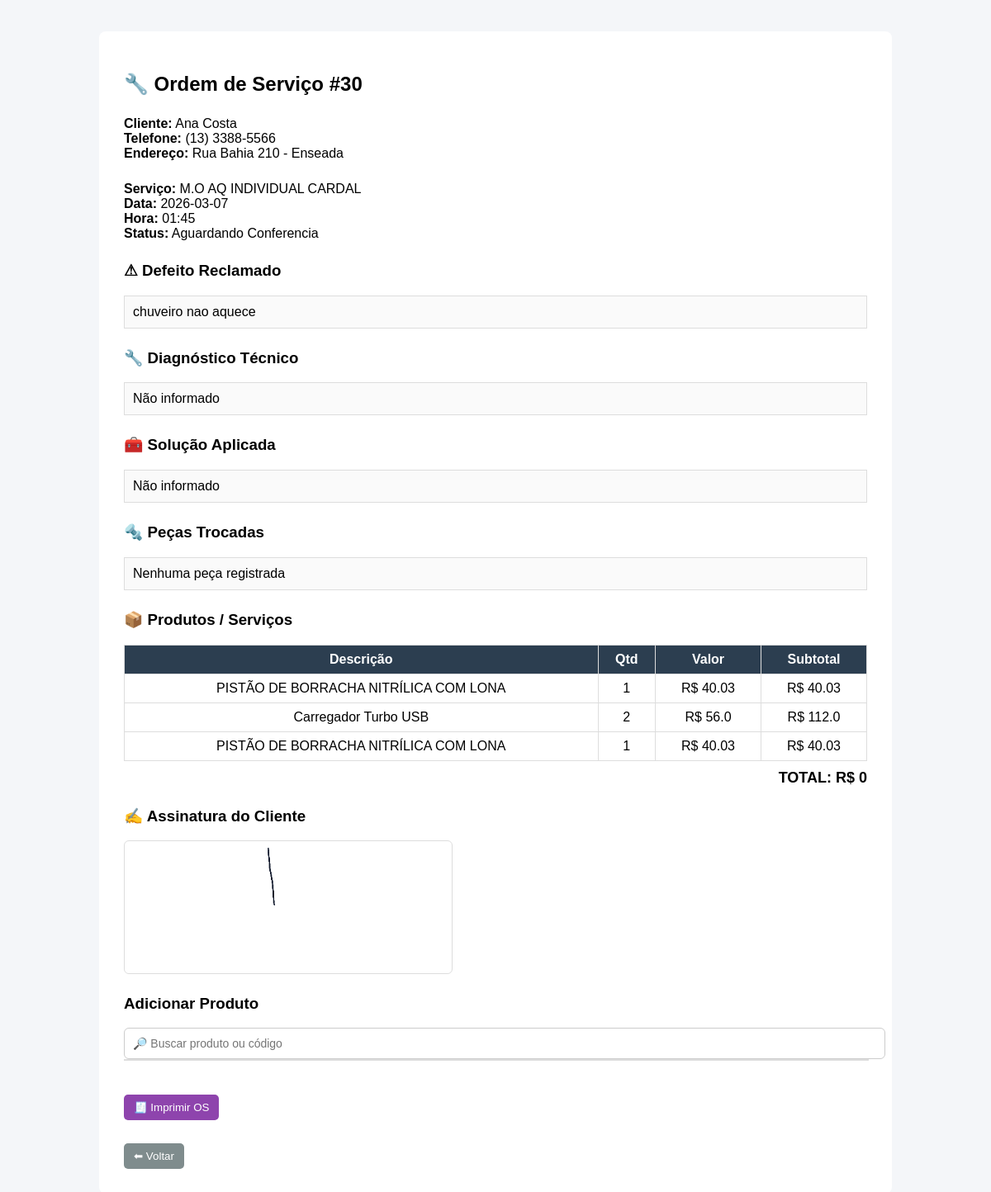
/ordem/30 (signed in), run on the app's committed database.
### tables this page shows
CREATE TABLE ordem_servico (
    id INTEGER PRIMARY KEY AUTOINCREMENT,
    servico_nome TEXT NOT NULL,
    data_agendamento TEXT NOT NULL,
    status TEXT DEFAULT 'Agendado',
    data_criacao TEXT NOT NULL
, cliente_id INTEGER, hora TEXT, tecnico_id INTEGER, defeito_reclamado TEXT, produto_defeito TEXT, observacao TEXT, diagnostico TEXT, solucao TEXT, pecas_trocadas TEXT, checklist_json TEXT, assinatura_nome TEXT, assinatura_data TEXT, foto_inicio TEXT, foto_fim TEXT, assinatura_imagem TEXT, movimento_id INTEGER);

CREATE TABLE clientes (
    id INTEGER PRIMARY KEY AUTOINCREMENT,
    tipo TEXT,  -- PF ou PJ

    nome TEXT,
    razao_social TEXT,

    cpf TEXT,
    cnpj TEXT,

    telefone TEXT,
    whatsapp TEXT,
    email TEXT,

    endereco TEXT,
    numero TEXT,
    bairro TEXT,
    cidade TEXT,
    cep TEXT,

    endereco_entrega TEXT,
    numero_entrega TEXT,
    bairro_entrega TEXT,
    cidade_entrega TEXT,
    cep_entrega TEXT,

    observacoes TEXT,
    data_cadastro TEXT
);

CREATE TABLE itens_ordem_servico (
id INTEGER PRIMARY KEY AUTOINCREMENT,
os_id INTEGER,
produto_id INTEGER,
descricao TEXT,
quantidade INTEGER,
valor REAL,
subtotal REAL
);

### app.py (the view)
@app.route("/ordem/<int:id>")
def ver_ordem(id):
    conn = get_db()
    conn.row_factory = sqlite3.Row
    cursor = conn.cursor()
    cursor.execute("""
    SELECT os.*,
           c.nome,
           c.telefone,
           c.endereco,
           c.numero,
           c.bairro,
           c.cidade
    FROM ordem_servico os
    LEFT JOIN clientes c ON os.cliente_id = c.id
    WHERE os.id = ?
    """, (id,))
    ordem = cursor.fetchone()
    cursor.execute("""
    SELECT *
    FROM itens_ordem_servico
    WHERE os_id = ?
    """, (id,))
    itens = cursor.fetchall()
    conn.close()
    return render_template(
        "ver_ordem.html",
        ordem=ordem,
        itens=itens
    )

### app.py (called while the page is built, shortened)
def get_db():
    conn = sqlite3.connect("database.db", timeout=10)
    conn.row_factory = sqlite3.Row
    return conn

def ensure_funcionarios_auth_columns():
    global AUTH_SCHEMA_READY
    if AUTH_SCHEMA_READY:
        return

@app.before_request
def validar_acesso():
    ensure_funcionarios_auth_columns()
    endpoint = request.endpoint or ""
    if endpoint in AUTH_PUBLIC_ENDPOINTS:
        return None
    if endpoint.startswith("static"):
        return None
    if "user_id" not in session:
        return redirect(url_for("login", next=request.path))
    if endpoint in PROPRIETARIO_ENDPOINTS and (session.get("user_role") != "proprietario"):
        return resposta_acesso_negado("Acesso permitido apenas para proprietario.")
    if endpoint in GERENTE_ENDPOINTS and nivel_usuario() < ROLE_LEVEL["gerente"]:
        return resposta_acesso_negado("Acesso permitido para gerente ou proprietario.")
    return None

@app.context_processor
def injetar_usuario():
    return {
        "usuario_logado": session.get("user_nome"),
        "perfil_logado": session.get("user_role"),
    }

### templates/ver_ordem.html (shortened to what this page needs)
<!DOCTYPE html>
<html>
<head>
</head>
<body>
<div class="container">
<h2>🔧 Ordem de Serviço #{{ ordem.id }}</h2>
<div class="section">
<b>Cliente:</b> {{ ordem.nome }} <br>
<b>Telefone:</b> {{ ordem.telefone }} <br>
<b>Endereço:</b>
{{ ordem.endereco }} {{ ordem.numero }} - {{ ordem.bairro }}
</div>
<div class="section">
<b>Serviço:</b> {{ ordem.servico_nome }} <br>
<b>Data:</b> {{ ordem.data_agendamento }} <br>
<b>Hora:</b> {{ ordem.hora }} <br>
<b>Status:</b> {{ ordem.status }}
</div>
<div class="section">
<h3>⚠ Defeito Reclamado</h3>
<div class="box">
{{ ordem.defeito_reclamado or "Não informado" }}
</div>
</div>
<div class="section">
<h3>🔧 Diagnóstico Técnico</h3>
<div class="box">
{{ ordem.diagnostico or "Não informado" }}
</div>
</div>
<div class="section">
<h3>🧰 Solução Aplicada</h3>
<div class="box">
{{ ordem.solucao or "Não informado" }}
</div>
</div>
<div class="section">
<h3>🔩 Peças Trocadas</h3>
<div class="box">
{{ ordem.pecas_trocadas or "Nenhuma peça registrada" }}
</div>
</div>
<div class="section">
<h3>📦 Produtos / Serviços</h3>
<table>
<tr>
<th>Descrição</th>
<th>Qtd</th>
<th>Valor</th>
<th>Subtotal</th>
</tr>
{% set total = 0 %}
{% for item in itens %}
<tr>
<td>{{ item.descricao }}</td>
<td>{{ item.quantidade }}</td>
<td>R$ {{ item.valor }}</td>
<td>R$ {{ item.subtotal }}</td>
</tr>
{% set total = total + item.subtotal %}
{% endfor %}
</table>
<div class="total">
<b>TOTAL: R$ {{ total }}</b>
</div>
</div>
<div class="section">
<h3>✍ Assinatura do Cliente</h3>
<div class="assinatura-box">
{% if ordem.assinatura_imagem %}
<img src="{{ ordem.assinatura_imagem }}" alt="Assinatura do cliente">
{% elif ordem.assinatura_nome %}
<div class="box">{{ ordem.assinatura_nome }}</div>
{% else %}
<div class="box">Não informada.</div>
{% endif %}
</div>
</div>
<div class="section">
<h3>Adicionar Produto</h3>
<div class="busca-box">
<input type="text" id="buscar_produto" placeholder="🔎 Buscar produto ou código">
<div id="resultado_busca"></div>
</div>
</div>
<br>
<button onclick="window.print()" class="btn-print">
🧾 Imprimir OS
</button>
<br><br>
<a href="/ordens_servico">
<button class="btn-voltar">⬅ Voltar</button>
</a>
</div>
</body>
</html>

### templates/ver_ordem.html (style rules this page uses)
body { font-family:Arial; background:#f4f6f9; padding:30px; }
.container { background:white; padding:30px; border-radius:8px; max-width:900px; margin:auto; }
h2 { margin-bottom:20px; }
.section { margin-top:25px; }
.box { border:1px solid #ddd; padding:10px; margin-top:5px; background:#fafafa; }
table { width:100%; border-collapse:collapse; margin-top:10px; }
th,td { border:1px solid #ddd; padding:8px; text-align:center; }
th { background:#2c3e50; color:white; }
.total { text-align:right; font-size:18px; margin-top:10px; }
button { padding:8px 12px; border:none; border-radius:5px; cursor:pointer; margin-top:10px; }
.btn-voltar { background:#7f8c8d; color:white; }
.btn-print { background:#8e44ad; color:white; }
.busca-box { position:relative; margin-bottom:15px; }
#buscar_produto { width:100%; padding:10px; border-radius:6px; border:1px solid #ccc; font-size:14px; }
#resultado_busca { position:absolute; width:100%; background:white; border:1px solid #ddd; max-height:200px; overflow:auto; z-index:100; }
.assinatura-box { border:1px solid #ddd; border-radius:6px; padding:8px; background:#fff; margin-top:8px; max-width:380px; }
.assinatura-box img { width:100%; max-height:160px; object-fit:contain; background:#fff; }

### data on the page
ordem_servico: id "30", servico_nome "M.O AQ INDIVIDUAL CARDAL", data_agendamento "2026-03-07", hora "01:45", status "Aguardando Conferencia", defeito_reclamado "chuveiro nao aquece", assinatura_imagem (picture)
clientes: nome "Ana Costa", telefone "(13) 3388-5566", endereco "Rua Bahia", numero "210", bairro "Enseada"
itens_ordem_servico: descricao "PISTÃO DE BORRACHA NITRÍLICA COM LONA", quantidade "1", valor "40.03", subtotal "40.03"
itens_ordem_servico: descricao "Carregador Turbo USB", quantidade "2", valor "56.0", subtotal "112.0"
itens_ordem_servico: descricao "PISTÃO DE BORRACHA NITRÍLICA COM LONA", quantidade "1", valor "40.03", subtotal "40.03"

### other printed values
{{ ordem.diagnostico or "Não informado" }} "Não informado"
{{ ordem.solucao or "Não informado" }} "Não informado"
{{ ordem.pecas_trocadas or "Nenhuma peça registrada" }} "Nenhuma peça registrada"
{{ total }} "0"
